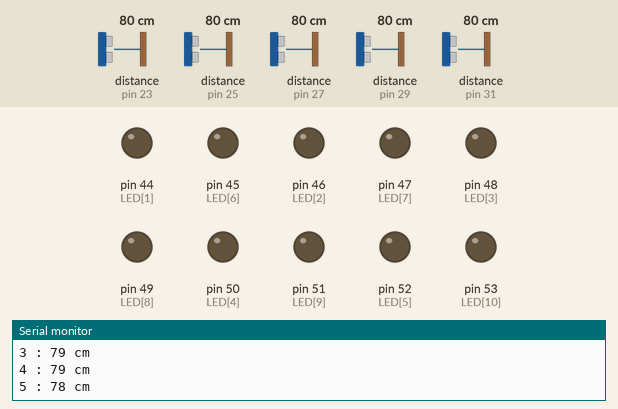
A sketch run on a simulated Arduino Mega 2560, built with avr-gcc and run on an emulated ATmega2560. On the bench: output pins drawn as LEDs (lit = HIGH), the last lines printed to the serial monitor. Wiring (inferred from the names in the program): 5 × ultrasonic range finder: trigger pin 22, echo pin 23 / trigger pin 24, echo pin 25 / trigger pin 26, echo pin 27 / trigger pin 28, echo pin 29 / trigger pin 30, echo pin 31. Dashed ring = blinking. The test bench sets the inputs (shaded band); at power-on: distance to the obstacle (sensors on pin 23, pin 25, pin 27, pin 29, pin 31) 80 cm. The echo pulse lasts 58.3 µs per cm; pins used as bus, display or sensor lines are not drawn.

Above: at 1.2 s.
1.3 s: distance to the obstacle (sensor on pin 23) set to 24 cm
4.3 s: distance to the obstacle (sensor on pin 23) set to 20 cm
At 4.41 s:
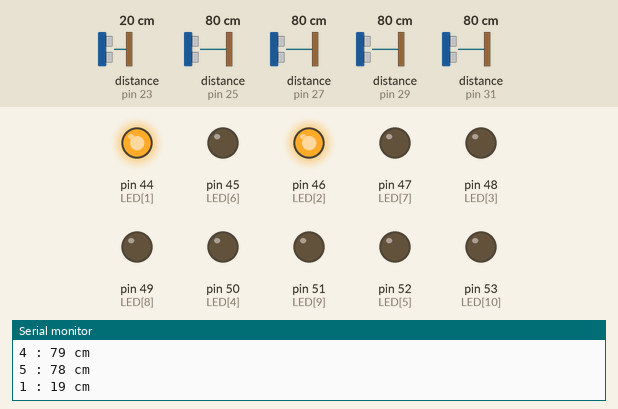
7.3 s: distance to the obstacle (sensor on pin 25) set to 24 cm
10.3 s: distance to the obstacle (sensor on pin 25) set to 20 cm
At 10.37 s:
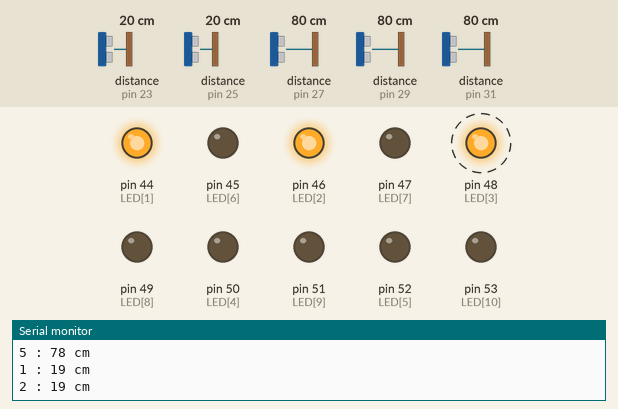
13.3 s: distance to the obstacle (sensor on pin 27) set to 23 cm
16.3 s: distance to the obstacle (sensor on pin 27) set to 20 cm
At 16.69 s:
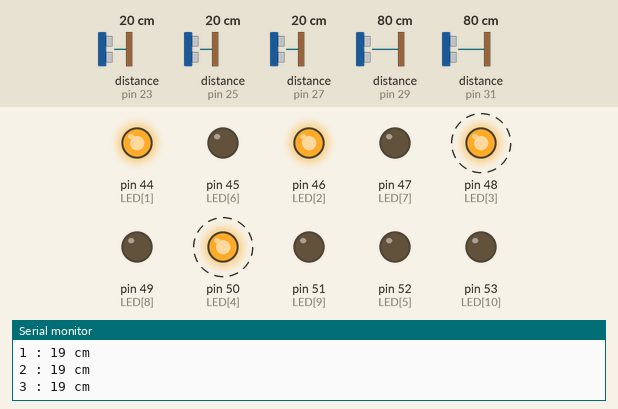
Timing chart, 0 to 20.3 s (numbered marks = the images above; inputs shaded):
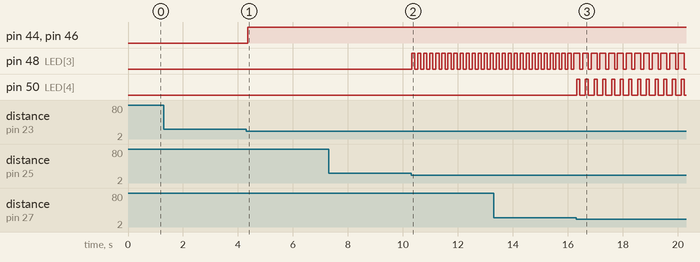

Measured:
- the behaviour switches between 22 and 21 cm on distance to the obstacle (sensor on pin 23) (found by bisection; images 0 and 1)
- the behaviour switches between 22 and 21 cm on distance to the obstacle (sensor on pin 25) (found by bisection; images 1 and 2)
- the behaviour switches between 22 and 21 cm on distance to the obstacle (sensor on pin 27) (found by bisection; images 2 and 3)
- after the input at 4.3 s, pin 44 (LED[1]), pin 46 (LED[2]): LOW → HIGH after 0.05 s
- after the input at 10.3 s, pin 48 (LED[3]): alternates HIGH for 0.12 s and LOW for 0.10 s, starting at once
- after the input at 16.3 s, pin 48 (LED[3]): alternates HIGH for 0.21 s and LOW for 0.10 s, starting after 0.13 s; pin 50 (LED[4]): alternates HIGH for 0.11 s and LOW for 0.21 s, starting at once

The sketch:

road.ino
```cpp
int echoPin[] = {0,23,25,27,29,31,33,35,37,39,41,0};
int trigPin[] = {0,22,24,26,28,30,32,34,36,38,40,0};
int LED[] = {0,44,46,48,50,52,45,47,49,51,53,0};

void setup() {
  Serial.begin(9600);
  for(int i = 1; i <= 10 ;i++){
    pinMode(trigPin[i], OUTPUT);
    pinMode(echoPin[i], INPUT);
    pinMode(LED[i], OUTPUT);
  }
}

void sensor(int j) {
  long duration[10];
  long distance[10];
  digitalWrite(trigPin[j], LOW);
  digitalWrite(echoPin[j], LOW);
  delayMicroseconds(2);
  digitalWrite(trigPin[j], HIGH);
  delayMicroseconds(10);
  digitalWrite(trigPin[j], LOW);

  // echoPin 이 HIGH를 유지한 시간을 저장 한다.
  duration[j] = pulseIn(echoPin[j], HIGH);
  // HIGH 였을 때 시간(초음파가 보냈다가 다시 들어온 시간)을 가지고 거리를 계산 한다.
  distance[j] = duration[j] * 17 / 1000;
  if (distance[j] >= 200 || distance[j] <= 0)       // 거리가 200cm가 넘거나 0보다 작으면
  {
    Serial.println("거리를 측정할 수 없음");   // 에러를 출력합니다.
  }
  else                                                    // 거리가 200cm가 넘지 않거나 0보다 작지 않으면
  {
    Serial.print(j);
    Serial.print(" : ");
    Serial.print(distance[j]);                         // distance를 시리얼 모니터에 출력합니다.
    Serial.println(" cm");                           // cm를 출력하고 줄을 넘깁니다.
  }

  if(distance[j] <= 20){
    digitalWrite(LED[j-1], HIGH);
    digitalWrite(LED[j], HIGH);
    digitalWrite(LED[j+1], HIGH);
    delay(100);
  }
}

void loop() {

  digitalWrite(LED[1], LOW);
  digitalWrite(LED[2], LOW);
  digitalWrite(LED[3], LOW);
  digitalWrite(LED[4], LOW);
  digitalWrite(LED[5], LOW);
//  digitalWrite(LED[6], HIGH);
//  digitalWrite(LED[7], LOW);
//  digitalWrite(LED[8], LOW);
//  digitalWrite(LED[9], HIGH);
//  digitalWrite(LED[10], LOW);


  sensor(1);
  sensor(2);
  sensor(3);
  sensor(4);
  sensor(5);
//  sensor(6);
//  sensor(7);
//  sensor(8);
//  sensor(9);
//  sensor(10);
}
```
